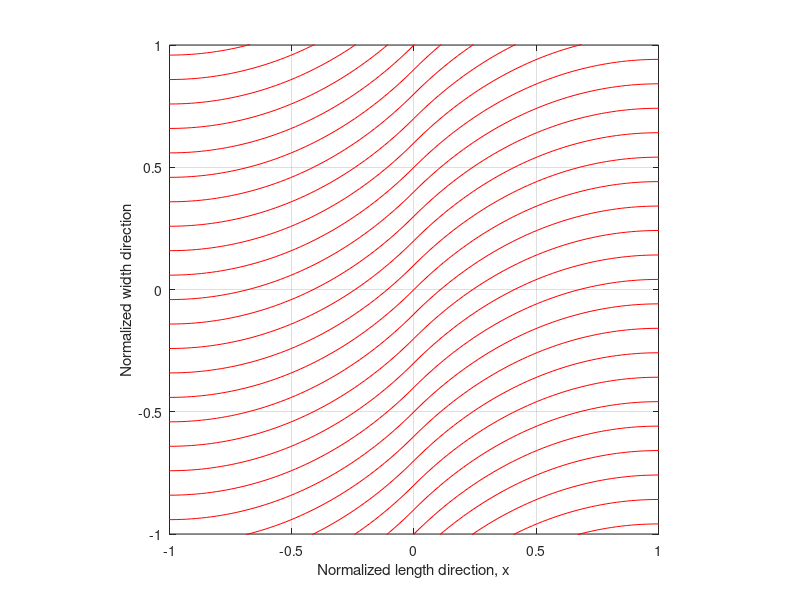

This figure's MATLAB source:
% hold on;
% close all;
figure;
Phi = 0/180*pi;

T0 =   45/180*pi;


T1 =  -0/180*pi;


number = 100;

curve_number = 20;




symcase = 'sym';

%%

x = linspace(0,2,number);

temp1 = cos(T0+(T1-T0).*x);

temp2 = -log(temp1) + log(cos(T0));

y = 1/(T1-T0).*temp2;

plot(x,y,'r-');hold on;
plot(-x,-y,'r-');hold on;





switch symcase
    
    case 'asym'
        
        plot(-x,y,'k-');hold on;
        plot(x,-y,'k-');hold on;
end

% % cord =[ x',y'];
% % 
% % [x_rotated,y_rotated] = Rz_group(cord,Phi,[0 0 0]);
% % 
% %  plot(x_rotated,y_rotated,'b-');hold on;
% %  plot(-x_rotated,-y_rotated,'b-');hold on;
% % 
% % 
% % switch symcase
% %     
% %     case 'asym'
% %         
% %         plot(-x_rotated,y_rotated,'g-');hold on;
% %         plot(x_rotated,-y_rotated,'g-');hold on;
% % end
% % 


%%

for ii = 1:curve_number
    
    

    
    
    plot(x,y+1/(curve_number/2)*ii,'r-');hold on;
    plot(x,y-1/(curve_number/2)*ii,'r-');hold on;
    

    
    plot(-x,-(y+1/(curve_number/2)*ii),'r-');hold on;
    plot(-x,-(y-1/(curve_number/2)*ii),'r-');hold on;
    
    
    
    switch symcase
        
        case 'asym'
            
            
            
            plot(-x,y+1/(curve_number/2)*ii,'k-');hold on;
            plot(-x,y-1/(curve_number/2)*ii,'k-');hold on;
            
            
            plot(x,-(y+1/(curve_number/2)*ii),'k-');hold on;
            plot(x,-(y-1/(curve_number/2)*ii),'k-');hold on;
    end
    
    
    
    
end




axis image;axis([-1,1,-1,1]);

xlabel('Normalized length direction, x')
ylabel('Normalized width direction')
grid on;

